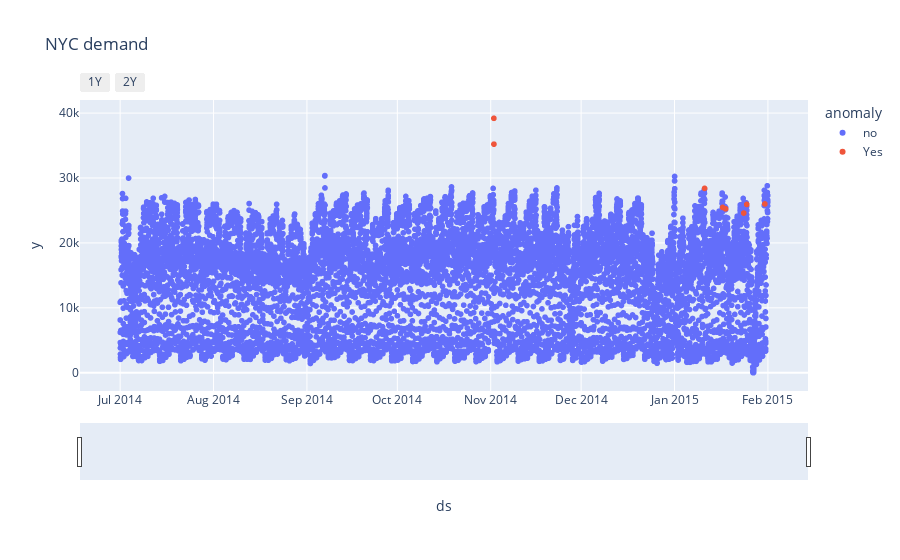

Notebook code for this chart:
### Code cell
fig = px.scatter(results.reset_index(), x = 'ds', y ='y', color = 'anomaly', title = 'NYC demand')
fig.update_xaxes(
rangeslider_visible = True,
rangeselector = dict(
 buttons = list(
  [
      dict(count = 1, label = '1Y', step = 'year', stepmode='backward'),
      dict(count = 2, label = '2Y',step = 'year', stepmode = 'backward')
  ]   
 )
)
)
fig.show()

### Figure 1 — Plotly figure (JSON) as saved in the notebook; plotly's stock layout.template omitted (floating-point values rounded to 4 significant figures; data arrays with more than 128 entries replaced by an {"elided": "..."} marker saying what was removed)
{"data": [{"hovertemplate": "anomaly=no<br>ds=%{x}<br>y=%{y}<extra></extra>", "legendgroup": "no", "marker": {"color": "#636efa", "symbol": "circle"}, "mode": "markers", "name": "no", "showlegend": true, "type": "scattergl", "x": {"elided": "10312 str values"}, "xaxis": "x", "y": {"elided": "10312 int values"}, "yaxis": "y"}, {"hovertemplate": "anomaly=Yes<br>ds=%{x}<br>y=%{y}<extra></extra>", "legendgroup": "Yes", "marker": {"color": "#EF553B", "symbol": "circle"}, "mode": "markers", "name": "Yes", "showlegend": true, "type": "scattergl", "x": ["2014-11-02T01:00:00", "2014-11-02T01:30:00", "2015-01-10T23:30:00", "2015-01-16T23:30:00", "2015-01-17T23:30:00", "2015-01-23T23:30:00", "2015-01-24T23:30:00", "2015-01-30T23:30:00"], "xaxis": "x", "y": [39197, 35212, 28401, 25472, 25251, 24597, 25928, 26000], "yaxis": "y"}], "layout": {"autosize": true, "legend": {"title": {"text": "anomaly"}, "tracegroupgap": 0}, "title": {"text": "NYC demand"}, "xaxis": {"anchor": "y", "autorange": true, "domain": [0, 1], "range": ["2014-06-17 22:55:41.3869", "2015-02-14 00:34:18.6131"], "rangeselector": {"buttons": [{"count": 1, "label": "1Y", "step": "year", "stepmode": "backward"}, {"count": 2, "label": "2Y", "step": "year", "stepmode": "backward"}]}, "rangeslider": {"autorange": true, "range": ["2014-06-17 22:55:41.3869", "2015-02-14 00:34:18.6131"], "visible": true, "yaxis": {"_template": null, "rangemode": "match"}}, "title": {"text": "ds"}, "type": "date"}, "yaxis": {"anchor": "x", "autorange": true, "domain": [0, 1], "range": [-3751.0, 42960.0], "title": {"text": "y"}, "type": "linear"}}}
